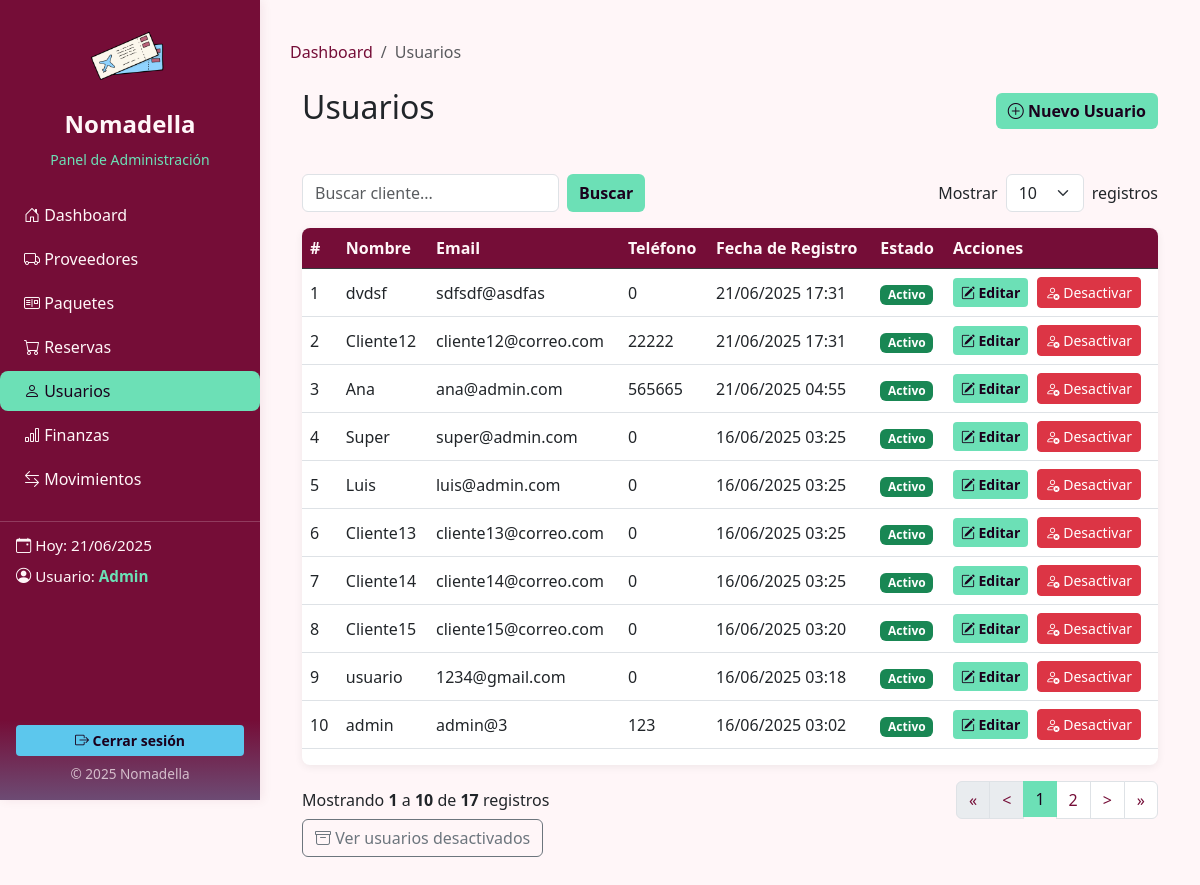
/dashboard/clientes.php (signed in), run on the app's committed database.
### tables this page shows
CREATE TABLE `usuarios` (
  `id_usuario` int(11) NOT NULL,
  `nombre` varchar(100) DEFAULT NULL,
  `apellido` varchar(100) DEFAULT NULL,
  `email` varchar(200) DEFAULT NULL,
  `contraseña` varchar(255) DEFAULT NULL,
  `telefono` int(30) NOT NULL,
  `fecha_registro` timestamp NOT NULL DEFAULT current_timestamp() ON UPDATE current_timestamp(),
  `rol` int(11) DEFAULT 4,
  `estado` varchar(20) DEFAULT 'activo'
);

### dashboard/clientes.php (the view, shortened to what this page needs)
<?php
$mysqli = new mysqli("localhost", "root", "", "nomadella");
$limit = isset($_GET['limit']) ? intval($_GET['limit']) : 10;
$page = isset($_GET['page']) ? intval($_GET['page']) : 1;
$search = isset($_GET['search']) ? $mysqli->real_escape_string($_GET['search']) : '';
$offset = ($page - 1) * $limit;
$where = "WHERE estado='activo'";
$totalQuery = $mysqli->query("SELECT COUNT(*) as total FROM usuarios $where");
$totalRows = $totalQuery->fetch_assoc()['total'];
$totalPages = ceil($totalRows / $limit);
$sql = "SELECT * FROM usuarios $where ORDER BY fecha_registro DESC LIMIT $limit OFFSET $offset";
$result = $mysqli->query($sql);
?>
<!DOCTYPE html>
<html lang="es">
<head>
    <link rel="stylesheet" href="https://cdn.jsdelivr.net/npm/bootstrap@5.3.2/dist/css/bootstrap.min.css">
    <link href="https://cdn.jsdelivr.net/npm/bootstrap@5.3.0/dist/css/bootstrap.min.css" rel="stylesheet">
    <link href="https://cdn.jsdelivr.net/npm/bootstrap-icons/font/bootstrap-icons.css" rel="stylesheet">
    <link rel="stylesheet" href="/nomadella/css/apartados.css">
</head>
<body>
    <?php include 'sidebar.php'; ?>
    <div class="main-content">
        <nav aria-label="breadcrumb">
            <ol class="breadcrumb">
                <li class="breadcrumb-item"><a href="dashboard.php">Dashboard</a></li>
                <li class="breadcrumb-item active" aria-current="page">Usuarios</li>
            </ol>
        </nav>
        <div class="container-fluid mt-4">
            <div class="row">
                <div class="col-12">
                    <div class="d-flex justify-content-between align-items-center mb-4">
                        <h2 class="mb-4">Usuarios</h2>
                        <button type="button" class="btn btn-primary mb-3" data-bs-toggle="modal" data-bs-target="#modalNuevoUsuario">
                            <i class="bi bi-plus-circle"></i> Nuevo Usuario
                        </button>
                    </div>
                    <div class="d-flex justify-content-between align-items-center mb-3">
                        <form class="d-flex" method="get" action="">
                            <input type="text" id="busqueda-cliente" name="search" class="form-control me-2" placeholder="Buscar cliente..." value="<?= htmlspecialchars($search) ?>">
                            <button class="btn btn-primary" type="submit">Buscar</button>
                        </form>
                        <form method="get" class="d-flex align-items-center">
                            <label class="me-2">Mostrar</label>
                            <select name="limit" class="form-select me-2" style="width: auto;" onchange="this.form.submit()">
                                <option <?= $limit == 10 ? 'selected' : '' ?>>10</option>
                            </select>
                            <span>registros</span>
                        </form>
                    </div>
                    <div class="table-responsive">
                        <table class="table table-hover align-middle">
                            <thead class="table-dark">
                                <tr>
                                    <th>#</th>
                                    <th>Nombre</th>
                                    <th>Email</th>
                                    <th>Teléfono</th>
                                    <th>Fecha de Registro</th>
                                    <th>Estado</th>
                                    <th>Acciones</th>
                                </tr>
                            </thead>
                            <tbody id="tabla-clientes">
                                <?php if ($result && $result->num_rows > 0): ?>
                                    <?php foreach ($result as $i => $row): ?>
                                        <tr>
                                            <td><?= $offset + $i + 1 ?></td>
                                            <td><?= htmlspecialchars($row['nombre']) ?></td>
                                            <td><?= htmlspecialchars($row['email']) ?></td>
                                            <td><?= htmlspecialchars($row['telefono']) ?></td>
                                            <td><?= date('d/m/Y H:i', strtotime($row['fecha_registro'])) ?></td>
                                            <td>
                                                <?php if (isset($row['estado']) && $row['estado'] === 'activo'): ?>
                                                    <span class="badge bg-success">Activo</span>
                                                <?php else: ?>
                                                    <span class="badge bg-secondary">Inactivo</span>
                                                <?php endif; ?>
                                            </td>
                                            <td>
                                                <a href="editar_usuario.php?id=<?= $row['id_usuario'] ?>" class="btn btn-sm btn-primary me-1">
                                                    <i class="bi bi-pencil-square"></i> Editar
                                                </a>
                                                <?php if ($row['estado']): ?>
                                                    <button type="button" class="btn btn-sm btn-danger btn-desactivar" data-id="<?= $row['id_usuario'] ?>" data-nombre="<?= htmlspecialchars($row['nombre']) ?>">
                                                        <i class="bi bi-person-x"></i> Desactivar
                                                    </button>
                                                <?php endif; ?>
                                            </td>
                                        </tr>
                                    <?php endforeach; ?>
                                <?php else: ?>
                                    <tr>
                                        <td colspan="7" class="text-center">No se encontraron usuarios.</td>
                                    </tr>
                                <?php endif; ?>
                            </tbody>
                        </table>
                    </div>
                    <div class="d-flex justify-content-between align-items-center mt-3">
                        <div>
                            Mostrando
                            <strong><?= $totalRows ? $offset + 1 : 0 ?></strong>
                            a
                            <strong><?= min($offset + $limit, $totalRows) ?></strong>
                            de
                            <strong><?= $totalRows ?></strong>
                            registros
                        </div>
                        <nav>
                            <ul class="pagination mb-0">
                                <li class="page-item <?= $page <= 1 ? 'disabled' : '' ?>">
                                    <a class="page-link" href="?search=<?= urlencode($search) ?>&limit=<?= $limit ?>&page=1">&laquo;</a>
                                </li>
                                <li class="page-item <?= $page <= 1 ? 'disabled' : '' ?>">
                                    <a class="page-link" href="?search=<?= urlencode($search) ?>&limit=<?= $limit ?>&page=<?= $page - 1 ?>">&lt;</a>
                                </li>
                                <?php
                                $start = max(1, $page - 2);
                                $end = min($totalPages, $page + 2);
                                for ($i = $start; $i <= $end; $i++): ?>
                                    <li class="page-item <?= $i == $page ? 'active' : '' ?>">
                                        <a class="page-link" href="?search=<?= urlencode($search) ?>&limit=<?= $limit ?>&page=<?= $i ?>"><?= $i ?></a>
                                    </li>
                                <?php endfor; ?>
                                <li class="page-item <?= $page >= $totalPages ? 'disabled' : '' ?>">
                                    <a class="page-link" href="?search=<?= urlencode($search) ?>&limit=<?= $limit ?>&page=<?= $page + 1 ?>">&gt;</a>
                                </li>
                                <li class="page-item <?= $page >= $totalPages ? 'disabled' : '' ?>">
                                    <a class="page-link" href="?search=<?= urlencode($search) ?>&limit=<?= $limit ?>&page=<?= $totalPages ?>">&raquo;</a>
                                </li>
                            </ul>
                        </nav>
                    </div>
                    <a href="usuarios_desactivados.php" class="btn btn-outline-secondary mb-3">
                        <i class="bi bi-archive"></i> Ver usuarios desactivados
                    </a>
                </div>
            </div>
        </div>
    </div>
</body>
</html>

### css/apartados.css (style rules this page uses)
body { background-color: #FFF6F8; font-family: 'Segoe UI', sans-serif; }
.main-content { margin-left: 260px; padding: 40px 30px 30px 30px; min-height: 100vh; }
.breadcrumb-item a { text-decoration: none; color: #750D37; }
.table-responsive { background: #fff; border-radius: 8px; box-shadow: 0 2px 8px #0001; }
.table thead.table-dark th { background: #750D37 !important; color: #FFF6F8 !important; }
.btn-primary { background: #6CE0B6 !important; border: none; color: #1A001C !important; font-weight: bold; }
.form-select, .form-control { border-radius: 6px; }
.pagination .page-link { color: #750D37; }
.pagination .page-item.active .page-link { background: #6CE0B6; color: #1A001C; border: none; }

### data on the page
usuarios: i "1", nombre "dvdsf", email "sdfsdf@asdfas", telefono "0", fecha_registro "21/06/2025 17:31", estado "Activo"
usuarios: i "2", nombre "Cliente12", email "cliente12@correo.com", telefono "22222", fecha_registro "21/06/2025 17:31", estado "Activo"
usuarios: i "3", nombre "Ana", email "ana@admin.com", telefono "565665", fecha_registro "21/06/2025 04:55", estado "Activo"
usuarios: i "4", nombre "Super", email "super@admin.com", telefono "0", fecha_registro "16/06/2025 03:25", estado "Activo"
usuarios: i "5", nombre "Luis", email "luis@admin.com", telefono "0", fecha_registro "16/06/2025 03:25", estado "Activo"
usuarios: i "6", nombre "Cliente13", email "cliente13@correo.com", telefono "0", fecha_registro "16/06/2025 03:25", estado "Activo"
usuarios: i "7", nombre "Cliente14", email "cliente14@correo.com", telefono "0", fecha_registro "16/06/2025 03:25", estado "Activo"
usuarios: i "8", nombre "Cliente15", email "cliente15@correo.com", telefono "0", fecha_registro "16/06/2025 03:20", estado "Activo"
usuarios: i "9", nombre "usuario", email "1234@gmail.com", telefono "0", fecha_registro "16/06/2025 03:18", estado "Activo"
usuarios: i "10", nombre "admin", email "admin@3", telefono "123", fecha_registro "16/06/2025 03:02", estado "Activo"

### other printed values
$offset + 1 "1"
min($offset + $limit, $totalRows) "10"
$totalRows "17"
